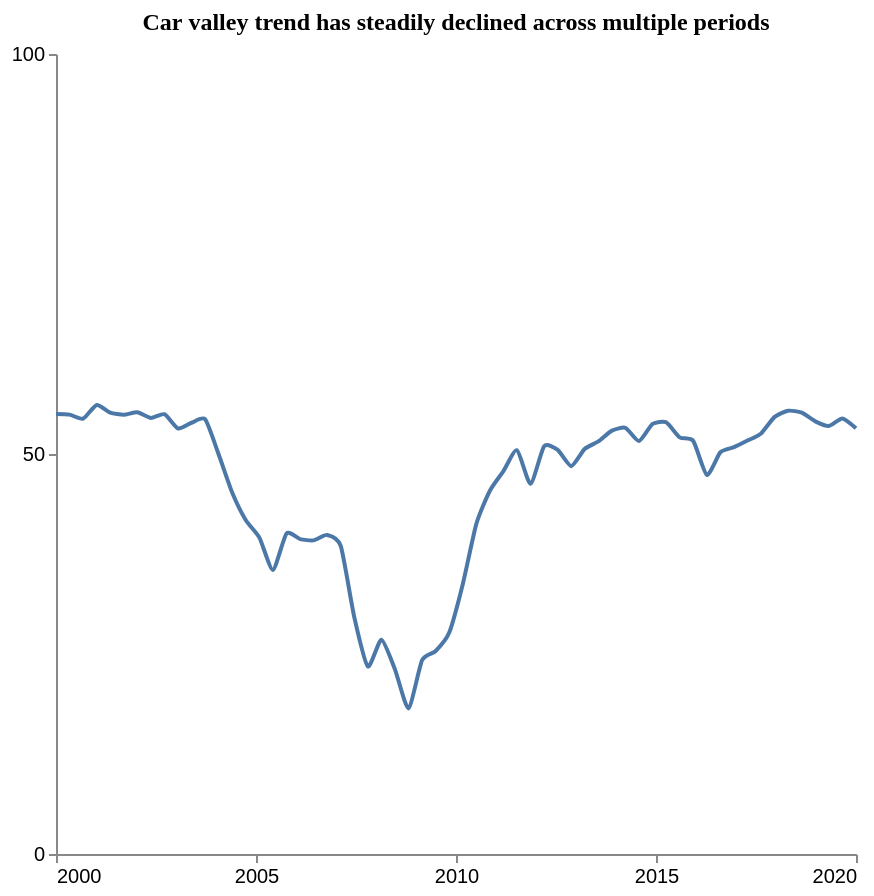

The Vega-Lite source for this figure:
### Vega-Lite specification from a JSON file in a GitHub repository (floating-point values rounded to 4 significant figures)
{"$schema": "https://vega.github.io/schema/vega-lite/v5.json", "description": "Pattern: Valley", "data": {"values": [{"X": 2000.0, "Y": 55.0}, {"X": 2000.0, "Y": 54.92}, {"X": 2001.0, "Y": 54.42}, {"X": 2001.0, "Y": 56.13}, {"X": 2001.0, "Y": 55.17}, {"X": 2002.0, "Y": 54.91}, {"X": 2002.0, "Y": 55.22}, {"X": 2002.0, "Y": 54.5}, {"X": 2003.0, "Y": 54.97}, {"X": 2003.0, "Y": 53.19}, {"X": 2003.0, "Y": 53.91}, {"X": 2004.0, "Y": 54.34}, {"X": 2004.0, "Y": 49.93}, {"X": 2004.0, "Y": 45.15}, {"X": 2005.0, "Y": 41.72}, {"X": 2005.0, "Y": 39.54}, {"X": 2005.0, "Y": 35.51}, {"X": 2006.0, "Y": 40.07}, {"X": 2006.0, "Y": 39.37}, {"X": 2006.0, "Y": 39.2}, {"X": 2007.0, "Y": 39.88}, {"X": 2007.0, "Y": 38.5}, {"X": 2007.0, "Y": 29.6}, {"X": 2008.0, "Y": 23.46}, {"X": 2008.0, "Y": 26.79}, {"X": 2008.0, "Y": 23.07}, {"X": 2009.0, "Y": 18.2}, {"X": 2009.0, "Y": 24.22}, {"X": 2009.0, "Y": 25.37}, {"X": 2010.0, "Y": 27.68}, {"X": 2010.0, "Y": 33.73}, {"X": 2011.0, "Y": 41.27}, {"X": 2011.0, "Y": 45.41}, {"X": 2011.0, "Y": 47.87}, {"X": 2012.0, "Y": 50.48}, {"X": 2012.0, "Y": 46.27}, {"X": 2012.0, "Y": 50.97}, {"X": 2013.0, "Y": 50.51}, {"X": 2013.0, "Y": 48.48}, {"X": 2013.0, "Y": 50.65}, {"X": 2014.0, "Y": 51.57}, {"X": 2014.0, "Y": 52.92}, {"X": 2014.0, "Y": 53.27}, {"X": 2015.0, "Y": 51.62}, {"X": 2015.0, "Y": 53.76}, {"X": 2015.0, "Y": 53.96}, {"X": 2016.0, "Y": 52.08}, {"X": 2016.0, "Y": 51.63}, {"X": 2016.0, "Y": 47.38}, {"X": 2017.0, "Y": 50.22}, {"X": 2017.0, "Y": 50.85}, {"X": 2017.0, "Y": 51.68}, {"X": 2018.0, "Y": 52.57}, {"X": 2018.0, "Y": 54.64}, {"X": 2018.0, "Y": 55.41}, {"X": 2019.0, "Y": 55.17}, {"X": 2019.0, "Y": 54.08}, {"X": 2019.0, "Y": 53.5}, {"X": 2020.0, "Y": 54.44}, {"X": 2020.0, "Y": 53.21}]}, "mark": {"type": "line", "interpolate": "cardinal", "tension": 0.4}, "encoding": {"x": {"field": "X", "type": "quantitative", "title": "", "axis": {"grid": false, "format": "d", "values": [2000, 2005, 2010, 2015, 2020], "tickSize": 4}, "scale": {"domain": [2000, 2020]}}, "y": {"field": "Y", "type": "quantitative", "title": "", "axis": {"grid": false, "format": "d", "values": [0, 50, 100], "tickSize": 4, "tickOpacity": 1}, "scale": {"domain": [0, 100]}}}, "title": {"text": "Car valley trend has steadily declined across multiple periods", "anchor": "middle", "font": "Tahoma", "fontSize": 12}, "config": {"lineBreak": "^", "view": {"stroke": null}}, "height": 400, "width": 400, "autosize": "pad"}
